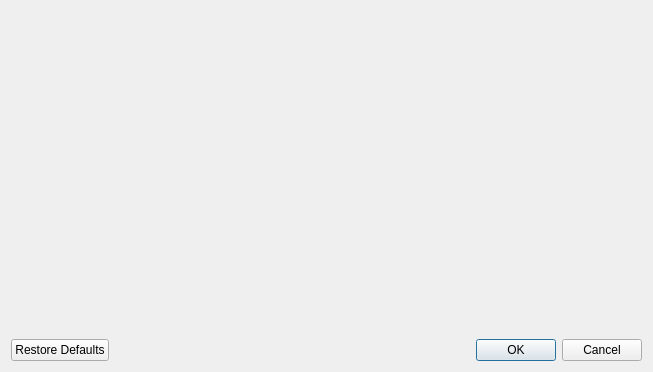
<?xml version="1.0" encoding="UTF-8"?>
<ui version="4.0">
 <class>ColorManagerDialog</class>
 <widget class="QDialog" name="ColorManagerDialog">
  <property name="geometry">
   <rect>
    <x>0</x>
    <y>0</y>
    <width>653</width>
    <height>372</height>
   </rect>
  </property>
  <property name="windowTitle">
   <string>Dialog</string>
  </property>
  <layout class="QGridLayout" name="gridLayout">
   <item row="1" column="0">
    <widget class="QDialogButtonBox" name="buttonBox">
     <property name="orientation">
      <enum>Qt::Horizontal</enum>
     </property>
     <property name="standardButtons">
      <set>QDialogButtonBox::Cancel|QDialogButtonBox::Ok|QDialogButtonBox::RestoreDefaults</set>
     </property>
    </widget>
   </item>
   <item row="0" column="0">
    <widget class="shared::ColorSettingsWidget" name="widget" native="true"/>
   </item>
  </layout>
 </widget>
 <customwidgets>
  <customwidget>
   <class>shared::ColorSettingsWidget</class>
   <extends>QWidget</extends>
   <header>colors/colorsettingswidget.h</header>
   <container>1</container>
  </customwidget>
 </customwidgets>
 <resources/>
 <connections>
  <connection>
   <sender>buttonBox</sender>
   <signal>accepted()</signal>
   <receiver>ColorManagerDialog</receiver>
   <slot>accept()</slot>
   <hints>
    <hint type="sourcelabel">
     <x>248</x>
     <y>254</y>
    </hint>
    <hint type="destinationlabel">
     <x>157</x>
     <y>274</y>
    </hint>
   </hints>
  </connection>
  <connection>
   <sender>buttonBox</sender>
   <signal>rejected()</signal>
   <receiver>ColorManagerDialog</receiver>
   <slot>reject()</slot>
   <hints>
    <hint type="sourcelabel">
     <x>316</x>
     <y>260</y>
    </hint>
    <hint type="destinationlabel">
     <x>286</x>
     <y>274</y>
    </hint>
   </hints>
  </connection>
 </connections>
</ui>
